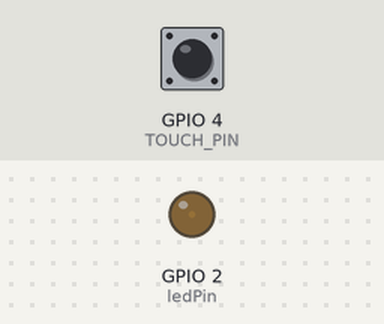
The sketch below on a simulated ESP32. Parts: output pins drawn as LEDs (lit = HIGH). The test bench sets the inputs (shaded band); at power-on: GPIO 4 (TOUCH_PIN) HIGH.

Above: at 0.05 s.
At 1.15 s:
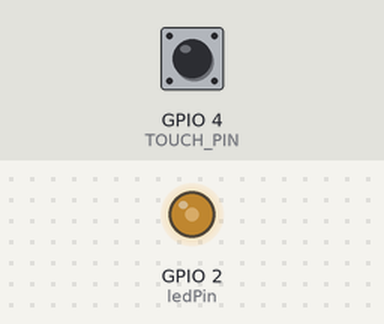
At 2.3 s:
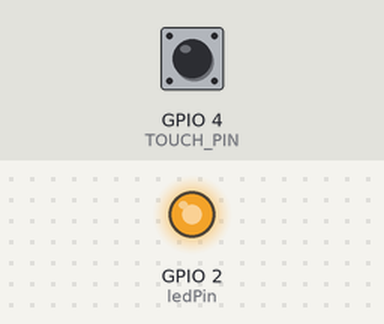
At 4.6 s:
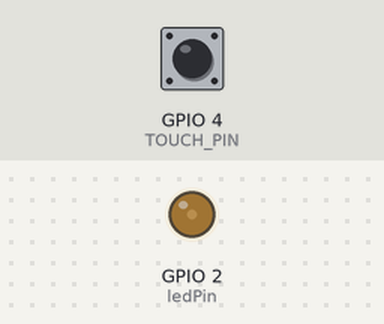
Timing chart, 0 to 6.9 s (numbered marks = the images above):
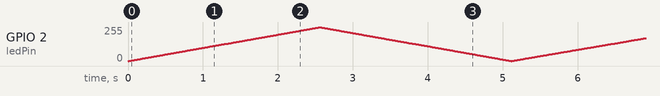

The sketch:

code_new-touch_04.ino
```cpp
// 定义LED引脚
const int ledPin = 2;

// 设置PWM属性
const int freq = 5000;          // 频率 5000Hz
const int resolution = 8;       // 分辨率 8位 (0-255)

// 触摸引脚定义
#define TOUCH_PIN 4
#define THRESHOLD 800

// 速度档位变量
int speedLevel = 1;              // 1档、2档、3档
int delayTime = 10;              // 对应档位的延时时间

// 呼吸灯控制变量
int dutyCycle = 0;               // 当前占空比
int direction = 1;               // 1: 变亮, -1: 变暗
unsigned long lastBreathTime = 0;

// 触摸控制变量
bool lastTouchState = false;
unsigned long lastTouchTime = 0;
const unsigned long debounceDelay = 50;

void setup() {
    Serial.begin(115200);

    // 绑定PWM引脚
    ledcAttach(ledPin, freq, resolution);

    // 初始档位对应延时
    updateDelayTime();
}

void loop() {
    unsigned long currentMillis = millis();

    // ----- 触摸检测部分（档位切换）-----
    int touchValue = touchRead(TOUCH_PIN);
    bool currentTouchState = (touchValue < THRESHOLD);

    // 边缘检测：检测到按下瞬间
    if (currentTouchState == true && lastTouchState == false) {
        // 防抖
        if (currentMillis - lastTouchTime > debounceDelay) {
            // 每次触摸切换档位：1->2->3->1
            speedLevel = speedLevel + 1;
            if (speedLevel > 3) {
                speedLevel = 1;
            }
            updateDelayTime();  // 更新延时时间

            // 串口输出当前档位
            Serial.print("Speed Level: ");
            Serial.println(speedLevel);

            // 记录触发时间
            lastTouchTime = currentMillis;
        }
    }
    lastTouchState = currentTouchState;

    // ----- 呼吸灯部分（非阻塞）-----
    if (currentMillis - lastBreathTime >= delayTime) {
        lastBreathTime = currentMillis;

        // 改变占空比
        dutyCycle = dutyCycle + direction;

        // 边界判断，到达最大或最小值时反向
        if (dutyCycle >= 255) {
            dutyCycle = 255;
            direction = -1;
        } else if (dutyCycle <= 0) {
            dutyCycle = 0;
            direction = 1;
        }

        // 输出PWM
        ledcWrite(ledPin, dutyCycle);
    }
}

// 根据档位更新延时时间
void updateDelayTime() {
    if (speedLevel == 1) {
        delayTime = 10;      // 1档：慢速呼吸
    } else if (speedLevel == 2) {
        delayTime = 5;       // 2档：中速呼吸
    } else if (speedLevel == 3) {
        delayTime = 2;       // 3档：快速呼吸
    }
}
```
